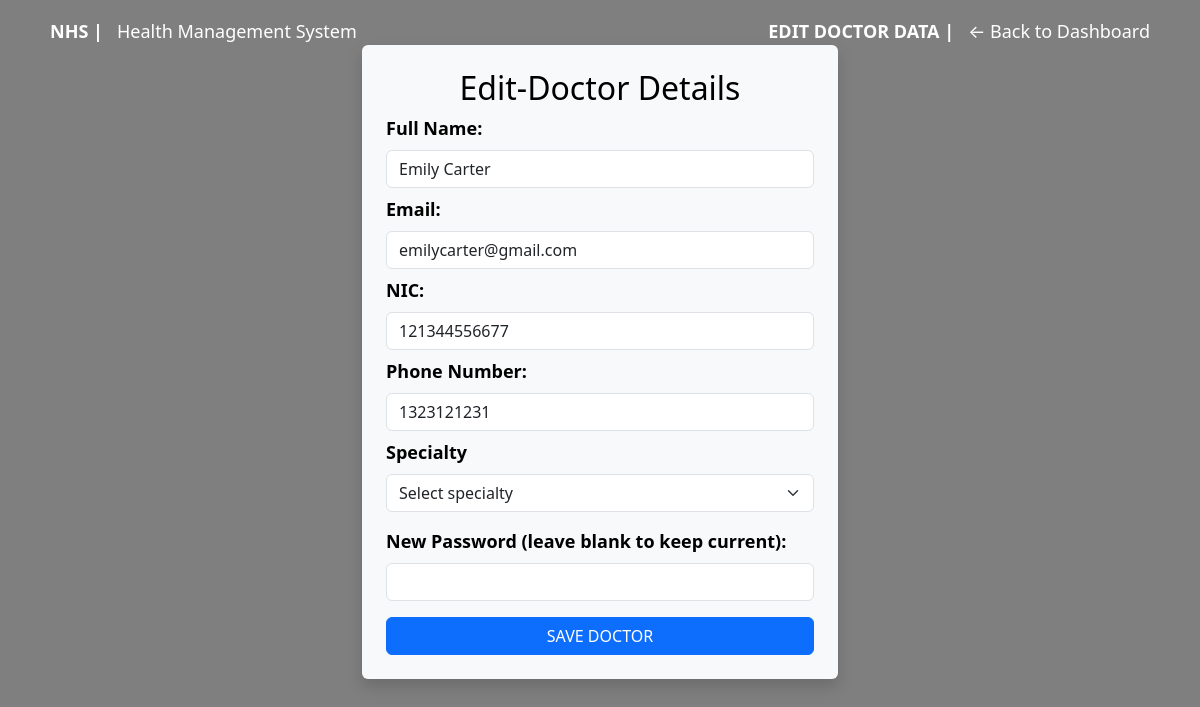
The app's page /admin/doctors/edit/1 (signed in) with its own data.
### models/doctor.py (models this page shows, shortened)
class Doctor(db.Model, UserMixin):
    __tablename__ = 'doctor'
    doc_id = db.Column(db.Integer, primary_key=True, autoincrement=True)
    doc_email = db.Column(db.String(225), unique=True, nullable=False)
    doc_name = db.Column(db.String(225), nullable=False)
    doc_password = db.Column(db.String(225), nullable=False)
    doc_nic = db.Column(db.String(15), nullable=True)
    doc_tel = db.Column(db.String(15), nullable=True)
    specialty_id = db.Column(db.Integer, db.ForeignKey('specialities.id', ondelete='CASCADE'), nullable=True)
    appointments = db.relationship(
        'Appointment',
        back_populates='doctor',
        cascade='all, delete-orphan'
    )
    schedules = db.relationship(
        'DocSchedule',
        back_populates='doctor',
        cascade='all, delete-orphan',
        passive_deletes=True
    )

### app/routes/admin/edit_doctor.py (the view, shortened to what this page needs)
@csrf.exempt
@admin_bp.route('/doctors/edit/<int:doctor_id>', methods = ['GET', 'POST'])
@login_required
def edit_doctor(doctor_id):
    if not hasattr(current_user, 'a_email') or current_user.a_email != "admin@nhshospital.com":
        return redirect(url_for('auth.login'))
    doctor = Doctor.query.get_or_404(doctor_id)
    specialties = Specialities.query.all()
    return render_template('admin/edit_doctor.html', doctor=doctor, specialties=specialties)

### app/templates/admin/edit_doctor.html (shortened to what this page needs)
{% extends 'layout.html' %}
{% block body %} landing-page {% endblock %}
{% block navbar %}
<div class="container nav_bar">
    <div class="d-flex justify-content-between align-items-center mt-2">
        <div><a href="{{ url_for('main.landing_page') }}"><strong>NHS |</strong> &nbsp; Health Management System</a></div>
        <div> <a href="{{ url_for('admin.dashboard') }}"><strong> EDIT DOCTOR DATA |</strong> &nbsp; ← Back to Dashboard  </a>
    </div>
</div>
{% endblock %}
{% block body__content %}
<div class="main_container register_form d-flex justify-content-center align-items-start" style="min-height:40vh;">
    <div class="container" style="max-width: 500px;">
    <form method="POST" autocomplete="off" action="{{ url_for('admin.edit_doctor', doctor_id=doctor.doc_id) }}" class="p-4 bg-light rounded shadow">
      <h2 class="text-center text-black mb-2">Edit-Doctor Details</h2>
      <div class="mb-2">
        <label for="doc_name" class="form-label fw-semibold">Full Name:</label>
        <input type="text" class="form-control" value="{{ doctor.doc_name }}" id="doc_name" name="doc_name" required>
      </div>
      <div class="mb-2">
        <label for="doc_email" class="form-label fw-semibold">Email:</label>
        <input type="email" class="form-control" value="{{ doctor.doc_email }}" id="doc_email" name="doc_email" required>
      </div>
      <div class="mb-2">
        <label for="doc_nic" class="form-label fw-semibold">NIC:</label>
        <input type="text" class="form-control" id="doc_nic" value="{{ doctor.doc_nic }}" name="doc_nic">
      </div>
      <div class="mb-2">
        <label for="doc_tel" class="form-label fw-semibold">Phone Number:</label>
        <input type="text" class="form-control" value="{{ doctor.doc_tel }}" id="doc_tel" name="doc_tel">
      </div>
      <div class="mb-3">
        <label for="specialty_id" class="form-label fw-semibold">Specialty</label>
       <select class="form-select" id="specialty_id" name="specialty_id" required>
         <option value="" disabled selected>Select specialty</option>
      </select>
      </div>
      <div class="mb-2">
        <label for="doc_password" class="form-label fw-semibold">New Password (leave blank to keep current):</label>
        <input class="form-control" type="password" name="new_password">
      </div>
      <button type="submit" class="btn btn-primary w-100 mt-2">SAVE DOCTOR</button>
    </form>
  </div>
</div>
{% endblock %}

### app/static/css/main.css (style rules this page uses)
body.landing-page { background-image: url("/static/images/hospital_pic.jpg"); display: flex; background-size: cover; background-position: center; background-repeat: no-repeat; height: 100vh; margin: 0; padding: 0; display: flex; flex-direction: column; position: relative; overflow: hidden; }
body.landing-page::before { content: ""; position: absolute; top: 0; left: 0; width: 100%; height: 100%; background-color: rgba(0, 0, 0, 0.5); z-index: 0; }
a { text-decoration: none; }
.main_container, .nav_bar { position: relative; z-index: 1; }
.nav_bar a { color: white; text-decoration: none; }
.nav_bar { color: white; font-size: large; }
.nav_bar { padding: 10px 20px; width: 100%; top: 0; left: 0; z-index: 100; }
.form-label { color: black; }
a { color: white }

### records on screen
Doctor: doc_name "Emily Carter", doc_email "emilycarter@gmail.com", doc_nic "121344556677", doc_tel "1323121231"
